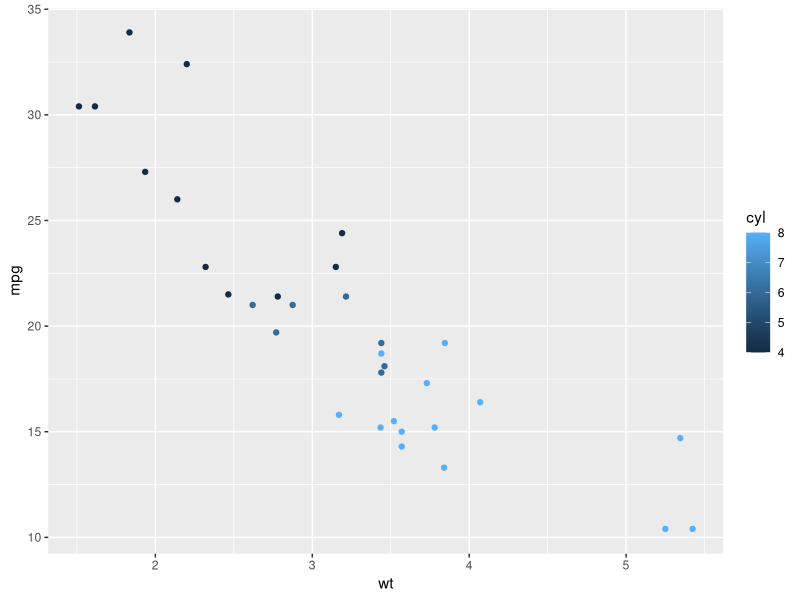
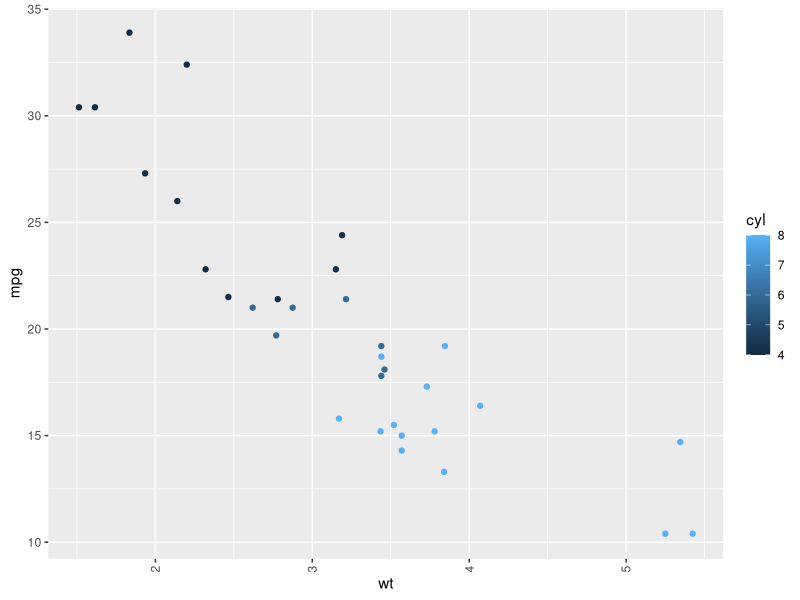
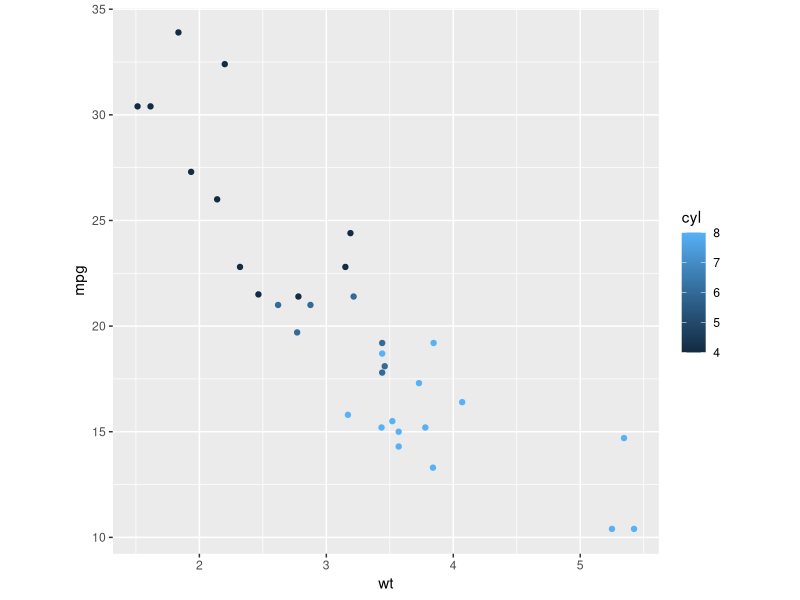
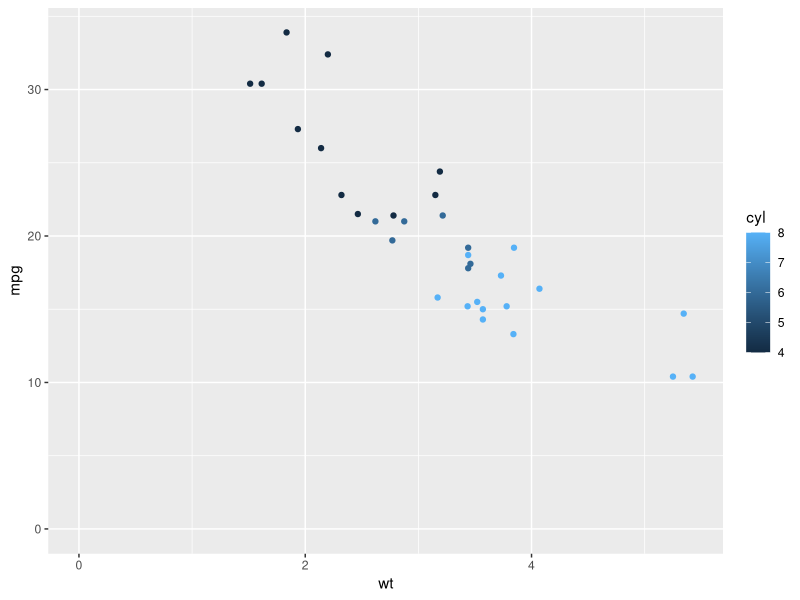
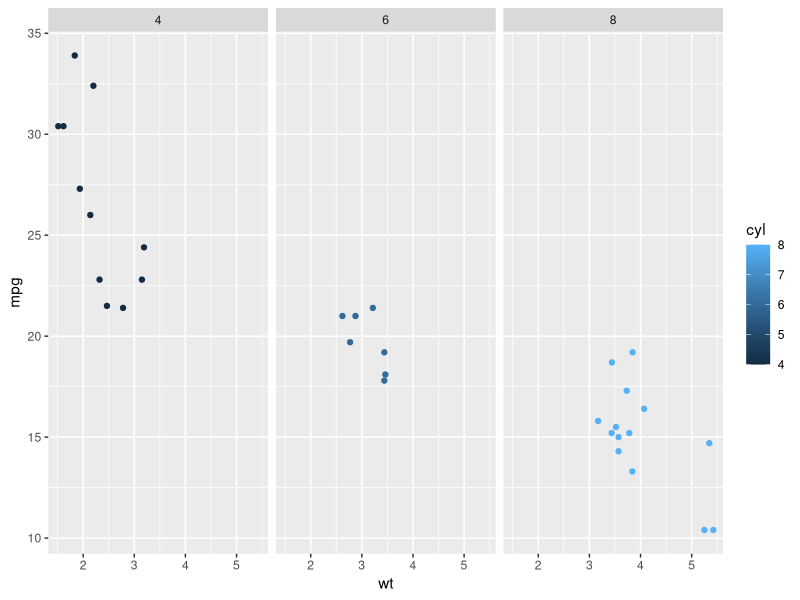
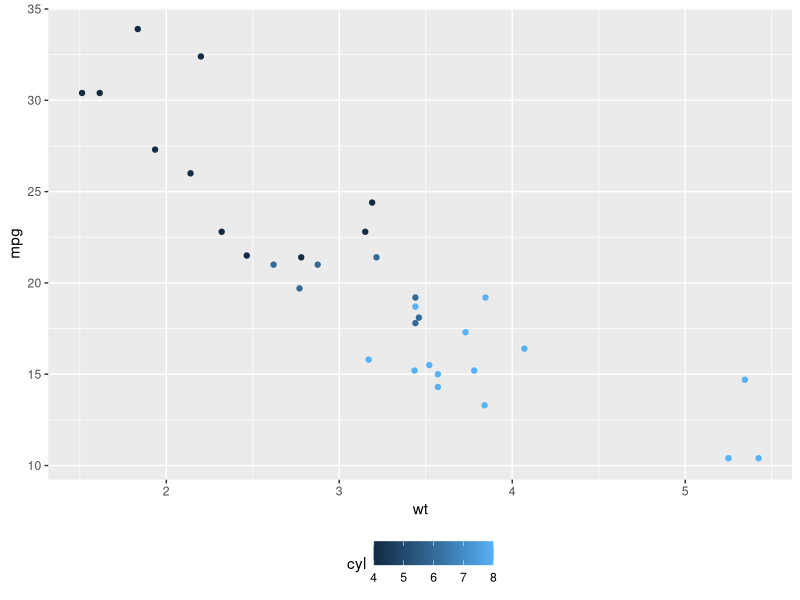
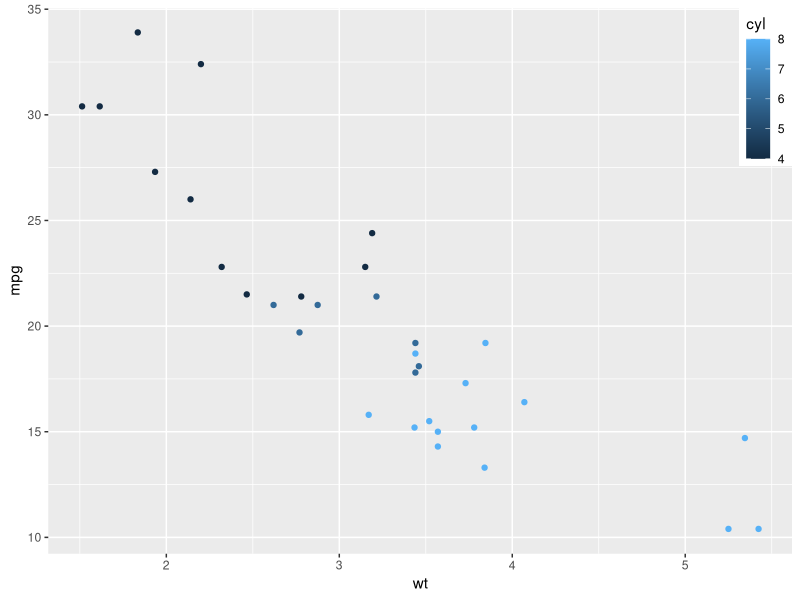
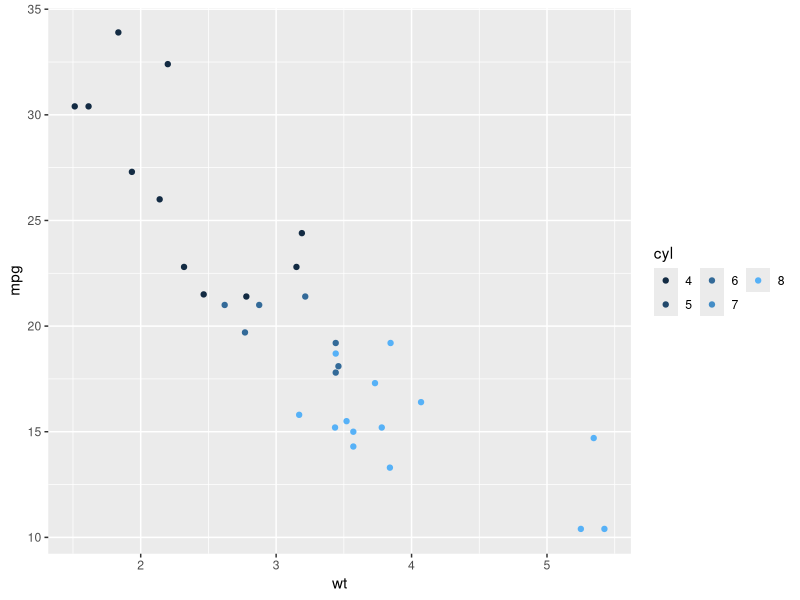

Recreate these plots in R, in order.
## ---- chunk 1
library(ggplot2)
data(mtcars)
p <- ggplot(data = mtcars, aes(x = wt, y = mpg, colour = cyl)) + 
  geom_point()
p
## ---- chunk 2
p + theme(axis.text.x = element_text(angle = 90, hjust = 1, vjust = 0.5))
## ---- chunk 3
p + theme(aspect.ratio=1)
## ---- chunk 4
p + expand_limits(x = 0, y = 0)
## ---- chunk 5
p + facet_wrap( ~ cyl)
## ---- chunk 6
p + theme(legend.position = "bottom")
## ---- chunk 7
p + theme(legend.position = c(1,1), legend.justification = c(1,1))
## ---- chunk 8
p + guides(col = guide_legend(nrow = 2))
## ---- chunk 9
p <- ggplot(data = mtcars, aes(x = wt, y = mpg, colour = factor(cyl))) + 
  geom_point()
p + scale_color_discrete(labels = function(x) strwrap(x, width = 13))
## ---- chunk 10
p + guides(colour = guide_legend(reverse = TRUE))
